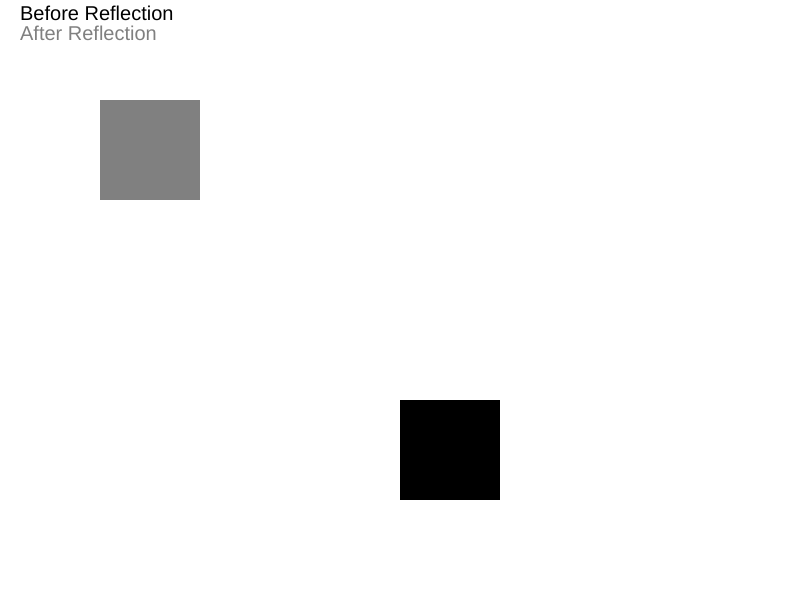
Frame 1 (no input)
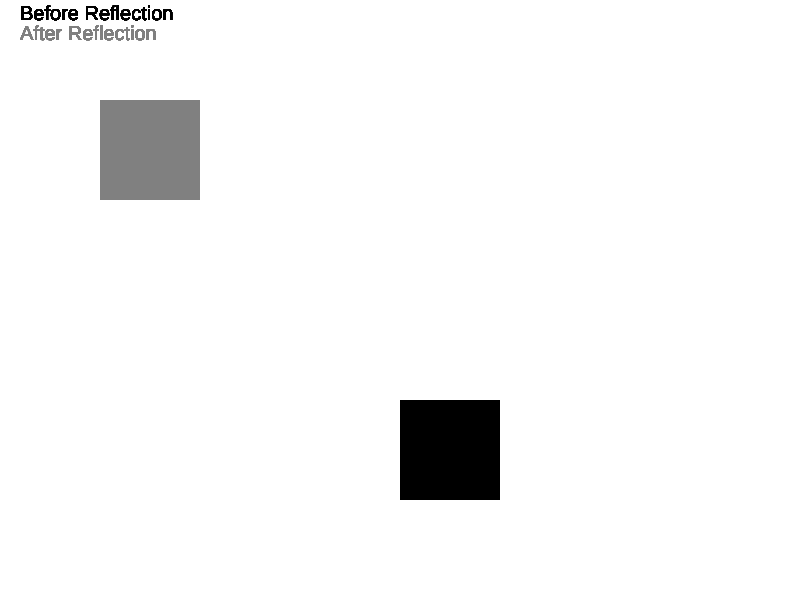
Frame 60 (no input)
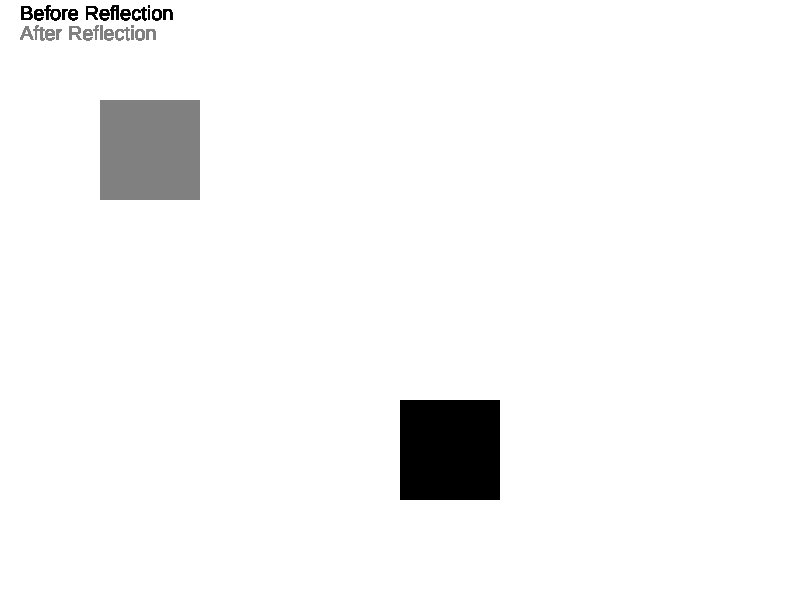
Frame 120 (the mouse pressed at the canvas centre since frame 60)

The p5.js sketch that drew these frames (run headless with seeded random() and noise() and a simulated clock; from frame 60 on, the mouse is pressed at the canvas centre):

// p5.js sketch
// ── sketch.js
let a, b, c, d;

function setup() {
    createCanvas(displayWidth, displayHeight);
}

function draw() {
    noStroke();
    fill('black');
    textSize(20);
    text('Before Reflection', 20, 20);
    fill('gray')
    text('After Reflection', 20, 40);
    //Before translation
    translate(300, 300);
    a = [[100], [100], [1]];
    b = [[200], [100], [1]];
    c = [[200], [200], [1]];
    d = [[100], [200], [1]];
    fill('black');
    beginShape();
    vertex(a[0], a[1]);
    vertex(b[0], b[1]);
    vertex(c[0], c[1]);
    vertex(d[0], d[1]);
    endShape(CLOSE);

    reflection_matrix = [
        [-1, 0, 0],
        [0, -1, 0],
        [0, 0, 1]
    ];

    aN = matrix_multi(reflection_matrix, a);
    bN = matrix_multi(reflection_matrix, b);
    cN = matrix_multi(reflection_matrix, c);
    dN = matrix_multi(reflection_matrix, d);

    fill('gray')
    beginShape();
    vertex(aN[0], aN[1]);
    vertex(bN[0], bN[1]);
    vertex(cN[0], cN[1]);
    vertex(dN[0], dN[1])
    endShape(CLOSE);
}

function matrix_multi(a, b) {
    let aRows = a.length;
    let aCols = a[0].length;
    let bRows = b.length;
    let bCols = b[0].length;
    let result = new Array(aRows);
    if (aCols == bRows) {
        for (var i = 0; i < aRows; ++i) {
            result[i] = new Array(bCols);
            for (var j = 0; j < bCols; ++j) {
                result[i][j] = 0;
                for (var k = 0; k < aCols; ++k) {
                    result[i][j] += a[i][k] * b[k][j];
                }
            }
        }
        return result;
    }
}
